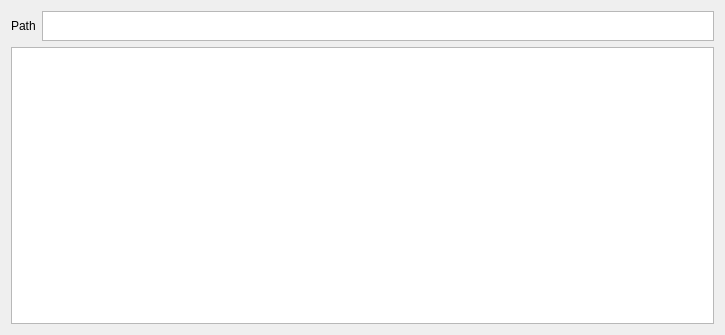
<?xml version="1.0" encoding="UTF-8"?>
<ui version="4.0">
 <class>KEResourceItemWidget</class>
 <widget class="QWidget" name="KEResourceItemWidget">
  <property name="geometry">
   <rect>
    <x>0</x>
    <y>0</y>
    <width>725</width>
    <height>335</height>
   </rect>
  </property>
  <layout class="QVBoxLayout" name="verticalLayout" stretch="0,0">
   <item>
    <layout class="QHBoxLayout" name="horizontalLayout">
     <property name="sizeConstraint">
      <enum>QLayout::SetMinimumSize</enum>
     </property>
     <item>
      <widget class="QLabel" name="label">
       <property name="sizePolicy">
        <sizepolicy hsizetype="Preferred" vsizetype="Preferred">
         <horstretch>0</horstretch>
         <verstretch>0</verstretch>
        </sizepolicy>
       </property>
       <property name="maximumSize">
        <size>
         <width>16777215</width>
         <height>30</height>
        </size>
       </property>
       <property name="text">
        <string>Path</string>
       </property>
      </widget>
     </item>
     <item>
      <widget class="KEResourcePathView" name="m_PathView">
       <property name="maximumSize">
        <size>
         <width>16777215</width>
         <height>30</height>
        </size>
       </property>
       <property name="editTriggers">
        <set>QAbstractItemView::NoEditTriggers</set>
       </property>
      </widget>
     </item>
    </layout>
   </item>
   <item>
    <widget class="KEResourceItemView" name="m_ItemView">
     <property name="sizePolicy">
      <sizepolicy hsizetype="Expanding" vsizetype="Expanding">
       <horstretch>0</horstretch>
       <verstretch>0</verstretch>
      </sizepolicy>
     </property>
     <property name="selectionMode">
      <enum>QAbstractItemView::SingleSelection</enum>
     </property>
    </widget>
   </item>
  </layout>
 </widget>
 <customwidgets>
  <customwidget>
   <class>KEResourceItemView</class>
   <extends>QListView</extends>
   <header>KEResourceItemView.h</header>
  </customwidget>
  <customwidget>
   <class>KEResourcePathView</class>
   <extends>QColumnView</extends>
   <header>KEResourcePathView.h</header>
  </customwidget>
 </customwidgets>
 <resources/>
 <connections/>
</ui>
